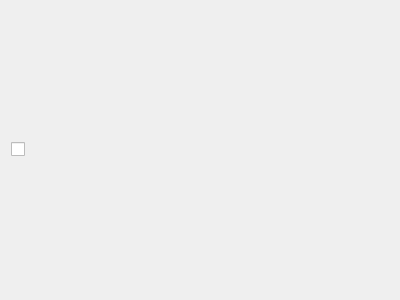
<?xml version="1.0" encoding="UTF-8"?>
<ui version="4.0">
 <class>TaskWidget</class>
 <widget class="QWidget" name="TaskWidget">
  <property name="geometry">
   <rect>
    <x>0</x>
    <y>0</y>
    <width>400</width>
    <height>300</height>
   </rect>
  </property>
  <property name="windowTitle">
   <string>Form</string>
  </property>
  <layout class="QHBoxLayout" name="horizontalLayout">
   <item>
    <widget class="QCheckBox" name="check_box">
     <property name="text">
      <string/>
     </property>
    </widget>
   </item>
   <item>
    <widget class="QLabel" name="task_label">
     <property name="text">
      <string/>
     </property>
    </widget>
   </item>
   <item>
    <spacer name="horizontalSpacer">
     <property name="orientation">
      <enum>Qt::Horizontal</enum>
     </property>
     <property name="sizeHint" stdset="0">
      <size>
       <width>40</width>
       <height>20</height>
      </size>
     </property>
    </spacer>
   </item>
   <item>
    <widget class="QLabel" name="date_label">
     <property name="text">
      <string/>
     </property>
    </widget>
   </item>
  </layout>
 </widget>
 <resources/>
 <connections/>
</ui>
